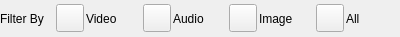
<?xml version="1.0" encoding="UTF-8"?>
<ui version="4.0">
 <class>FileFilterSelectWidgetUi</class>
 <widget class="QFrame" name="FileFilterSelectWidgetUi">
  <property name="geometry">
   <rect>
    <x>0</x>
    <y>0</y>
    <width>400</width>
    <height>37</height>
   </rect>
  </property>
  <property name="sizePolicy">
   <sizepolicy hsizetype="Expanding" vsizetype="Preferred">
    <horstretch>0</horstretch>
    <verstretch>0</verstretch>
   </sizepolicy>
  </property>
  <property name="minimumSize">
   <size>
    <width>0</width>
    <height>0</height>
   </size>
  </property>
  <property name="windowTitle">
   <string>Form</string>
  </property>
  <property name="styleSheet">
   <string notr="true"/>
  </property>
  <layout class="QHBoxLayout" name="horizontalLayout">
   <property name="spacing">
    <number>2</number>
   </property>
   <property name="leftMargin">
    <number>0</number>
   </property>
   <property name="topMargin">
    <number>0</number>
   </property>
   <property name="rightMargin">
    <number>0</number>
   </property>
   <property name="bottomMargin">
    <number>0</number>
   </property>
   <item>
    <widget class="QLabel" name="label">
     <property name="sizePolicy">
      <sizepolicy hsizetype="Minimum" vsizetype="Preferred">
       <horstretch>0</horstretch>
       <verstretch>0</verstretch>
      </sizepolicy>
     </property>
     <property name="text">
      <string>Filter By</string>
     </property>
    </widget>
   </item>
   <item>
    <widget class="VxPushButton" name="m_FileTypeVideoButton">
     <property name="minimumSize">
      <size>
       <width>28</width>
       <height>28</height>
      </size>
     </property>
     <property name="maximumSize">
      <size>
       <width>28</width>
       <height>28</height>
      </size>
     </property>
     <property name="text">
      <string/>
     </property>
     <property name="iconSize">
      <size>
       <width>28</width>
       <height>28</height>
      </size>
     </property>
    </widget>
   </item>
   <item>
    <widget class="VxLabel" name="m_VideoLabel">
     <property name="text">
      <string>Video</string>
     </property>
    </widget>
   </item>
   <item>
    <widget class="VxPushButton" name="m_FileTypeAudioButton">
     <property name="minimumSize">
      <size>
       <width>28</width>
       <height>28</height>
      </size>
     </property>
     <property name="maximumSize">
      <size>
       <width>28</width>
       <height>28</height>
      </size>
     </property>
     <property name="text">
      <string/>
     </property>
     <property name="iconSize">
      <size>
       <width>28</width>
       <height>28</height>
      </size>
     </property>
    </widget>
   </item>
   <item>
    <widget class="VxLabel" name="m_AudioLabel">
     <property name="text">
      <string>Audio</string>
     </property>
    </widget>
   </item>
   <item>
    <widget class="VxPushButton" name="m_FileTypeImageButton">
     <property name="minimumSize">
      <size>
       <width>28</width>
       <height>28</height>
      </size>
     </property>
     <property name="maximumSize">
      <size>
       <width>28</width>
       <height>28</height>
      </size>
     </property>
     <property name="text">
      <string/>
     </property>
     <property name="iconSize">
      <size>
       <width>28</width>
       <height>28</height>
      </size>
     </property>
    </widget>
   </item>
   <item>
    <widget class="VxLabel" name="m_ImageLabel">
     <property name="text">
      <string>Image</string>
     </property>
    </widget>
   </item>
   <item>
    <widget class="VxPushButton" name="m_FileTypeAllButton">
     <property name="minimumSize">
      <size>
       <width>28</width>
       <height>28</height>
      </size>
     </property>
     <property name="maximumSize">
      <size>
       <width>28</width>
       <height>28</height>
      </size>
     </property>
     <property name="text">
      <string/>
     </property>
     <property name="iconSize">
      <size>
       <width>28</width>
       <height>28</height>
      </size>
     </property>
    </widget>
   </item>
   <item>
    <widget class="VxLabel" name="m_AllLabel">
     <property name="text">
      <string>All</string>
     </property>
    </widget>
   </item>
  </layout>
 </widget>
 <customwidgets>
  <customwidget>
   <class>VxPushButton</class>
   <extends>QPushButton</extends>
   <header>VxPushButton.h</header>
  </customwidget>
  <customwidget>
   <class>VxLabel</class>
   <extends>QLabel</extends>
   <header>VxLabel.h</header>
  </customwidget>
 </customwidgets>
 <resources/>
 <connections/>
</ui>
